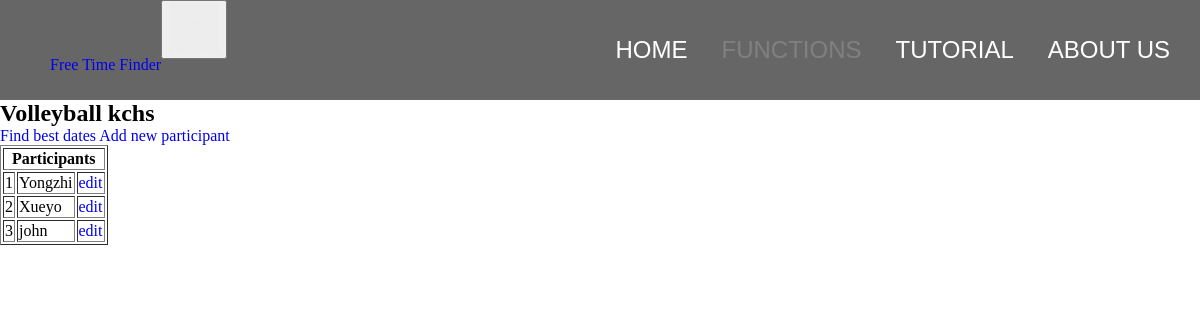
Page /find_event?event_id=1 on the earlier database version.
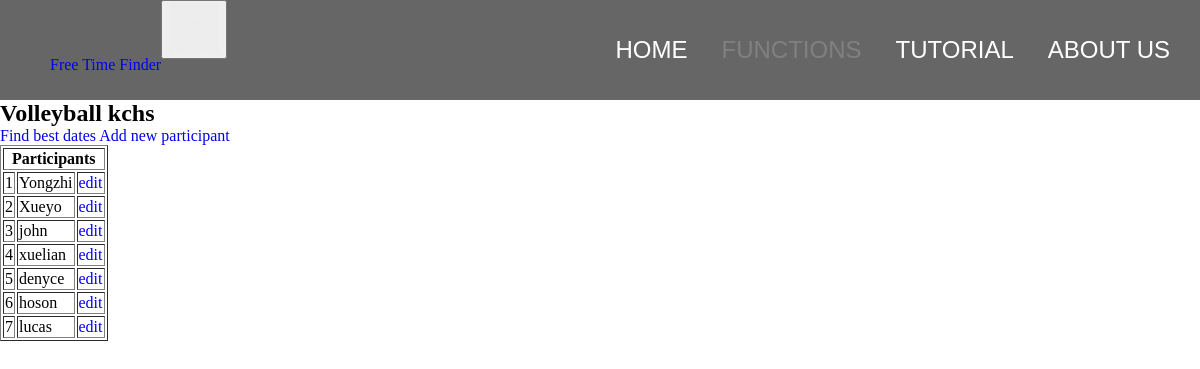
Same page on the later database version.
### main.py (models this page shows, shortened)
class Event(db.Model):
    id = db.Column(db.Integer, primary_key=True)
    title = db.Column(db.String(100))
    dates = db.relationship("Date", cascade="all, delete-orphan", backref="event")
    people = db.relationship("Person", cascade="all, delete-orphan", backref="event")

class Person(db.Model):
    id = db.Column(db.Integer, primary_key=True)
    name = db.Column(db.String(50))
    event_id = db.Column(db.Integer, db.ForeignKey("event.id"))
    busy_dates = db.relationship("Busy_date", cascade="all, delete-orphan", backref="person")

### main.py (the view)
@app.route("/find_event")
def find_event():
    if request.args.get("event_id") != None:
        event_id = request.args.get("event_id")
        event = Event.query.filter_by(id=event_id).first()
        return render_template("event_page.html", event=event, n_people=len(event.people))
    else:
        return render_template("find_event.html")

### templates/event_page.html (shortened to what this page needs)
{% extends "base.html" %}
{% block navright %}
<li><a href="/">Home</a></li>
<li><a href="/functions" class="active">Functions</a></li>
<li><a href="/tutorial">Tutorial</a></li>
<li><a href="/about">About Us</a></li>
{% endblock %}
{% block content %}
<h2>{{event.title}}</h2>
<a href="/find_best_dates?id={{event.id}}">Find best dates</a>
<a href="/add_new_participant?event_id={{event.id}}">Add new participant</a>
<table border="1">
    <th colspan="3">Participants</th>
    {% for i in range(0, n_people) %}
    <tr>
        <td>
            {{i+1}}
        </td>
        <td>
            {{event.people[i].name}}
        </td>
        <td>
            <a href="/edit_participant?person_id={{event.people[i].id}}">edit</a>
        </td>
    </tr>
    {% endfor %}
</table>
{% endblock %}

### templates/base.html (shortened to what this page needs)
<!DOCTYPE html>
<html lang="en">
<head>
    <link rel="stylesheet" href="{{ url_for('static', filename='css/main.css') }}">
</head>
<body>
  <div class="nav">
    <button type="button" id='menu' onclick=''><img src="{{ url_for('static', filename='menu.png') }}" width='50' height='50'></button>
    <div id="navleft">
        <a href="/" id="logo">Free Time Finder</a>
    </div>
    <div id="navright">
        <ul>
            {% block navright %}
            {% endblock %}
        </ul>
    </div>
  </div>
  <div id="blank"></div>
    {% block content %}
    {% endblock %}
</body>
</html>

### static/css/main.css (style rules this page uses)
#blank { height:100px; }
body { background-color:white; }
* { margin:0px; list-style: none; }
a { text-decoration: none; }
.nav { background-color:rgba(0,0,0,0.6); margin-top:0px; height:100px; width:100%; position: fixed; z-index: 3; -webkit-animation: fadein 1s; -moz-animation: fadein 1s; -ms-animation: fadein 1s; -o-animation: fadein 1s; animation: fadein 1s; }
#navleft { float:left; line-height: 100px; padding-left: 50px; padding-top:15px; }
#navright { float:right; line-height: 100px; }
#navright li { display:inline; }
#navright a { color:white; font-size:1.5em; margin-right:30px; text-transform: uppercase; text-decoration: none; transition: color 0.1s; font-family: 'Poppins', sans-serif; }
#navright .active { color:grey; }

Differences in the rows shown:
added Person: name "xuelian"
added Person: name "denyce"
added Person: name "hoson"
added Person: name "lucas"
Other differences:
new list line: "4 edit"
new list line: "5 edit"
new list line: "6 edit"
new list line: "7 edit"
